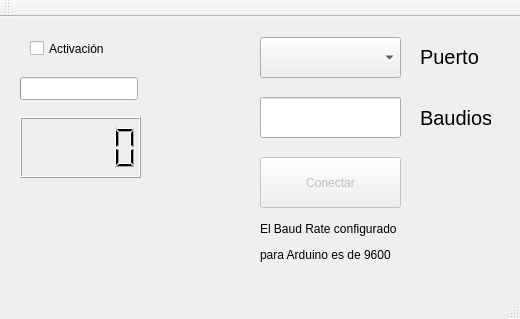
<?xml version="1.0" encoding="UTF-8"?>
<ui version="4.0">
 <class>MainWindow</class>
 <widget class="QMainWindow" name="MainWindow">
  <property name="geometry">
   <rect>
    <x>0</x>
    <y>0</y>
    <width>520</width>
    <height>319</height>
   </rect>
  </property>
  <property name="windowTitle">
   <string>MainWindow</string>
  </property>
  <widget class="QWidget" name="centralWidget">
   <widget class="QComboBox" name="comboBox">
    <property name="geometry">
     <rect>
      <x>260</x>
      <y>20</y>
      <width>141</width>
      <height>41</height>
     </rect>
    </property>
   </widget>
   <widget class="QLineEdit" name="baud">
    <property name="geometry">
     <rect>
      <x>260</x>
      <y>80</y>
      <width>141</width>
      <height>41</height>
     </rect>
    </property>
   </widget>
   <widget class="QLabel" name="label">
    <property name="geometry">
     <rect>
      <x>420</x>
      <y>29</y>
      <width>71</width>
      <height>21</height>
     </rect>
    </property>
    <property name="font">
     <font>
      <pointsize>15</pointsize>
     </font>
    </property>
    <property name="text">
     <string>Puerto</string>
    </property>
   </widget>
   <widget class="QLabel" name="label_2">
    <property name="geometry">
     <rect>
      <x>420</x>
      <y>90</y>
      <width>71</width>
      <height>21</height>
     </rect>
    </property>
    <property name="font">
     <font>
      <pointsize>15</pointsize>
     </font>
    </property>
    <property name="text">
     <string>Baudios</string>
    </property>
   </widget>
   <widget class="QPushButton" name="pushButton_3">
    <property name="enabled">
     <bool>false</bool>
    </property>
    <property name="geometry">
     <rect>
      <x>260</x>
      <y>140</y>
      <width>141</width>
      <height>51</height>
     </rect>
    </property>
    <property name="text">
     <string>Conectar</string>
    </property>
    <property name="checkable">
     <bool>true</bool>
    </property>
    <property name="checked">
     <bool>false</bool>
    </property>
   </widget>
   <widget class="QLabel" name="label_3">
    <property name="geometry">
     <rect>
      <x>260</x>
      <y>200</y>
      <width>161</width>
      <height>51</height>
     </rect>
    </property>
    <property name="font">
     <font>
      <pointsize>15</pointsize>
     </font>
    </property>
    <property name="text">
     <string>&lt;html&gt;&lt;head/&gt;&lt;body&gt;&lt;p&gt;&lt;span style=&quot; font-size:9pt;&quot;&gt;El Baud Rate configurado &lt;/span&gt;&lt;/p&gt;&lt;p&gt;&lt;span style=&quot; font-size:9pt;&quot;&gt;para Arduino es de 9600&lt;/span&gt;&lt;/p&gt;&lt;/body&gt;&lt;/html&gt;</string>
    </property>
    <property name="textFormat">
     <enum>Qt::AutoText</enum>
    </property>
    <property name="margin">
     <number>0</number>
    </property>
    <property name="indent">
     <number>0</number>
    </property>
   </widget>
   <widget class="QCheckBox" name="checkBox">
    <property name="geometry">
     <rect>
      <x>30</x>
      <y>20</y>
      <width>91</width>
      <height>23</height>
     </rect>
    </property>
    <property name="text">
     <string>Activación</string>
    </property>
   </widget>
   <widget class="QProgressBar" name="progressBar">
    <property name="geometry">
     <rect>
      <x>20</x>
      <y>60</y>
      <width>118</width>
      <height>23</height>
     </rect>
    </property>
    <property name="maximum">
     <number>1023</number>
    </property>
    <property name="value">
     <number>-1</number>
    </property>
   </widget>
   <widget class="QLCDNumber" name="lcdNumber">
    <property name="geometry">
     <rect>
      <x>20</x>
      <y>100</y>
      <width>121</width>
      <height>61</height>
     </rect>
    </property>
   </widget>
  </widget>
  <widget class="QMenuBar" name="menuBar">
   <property name="geometry">
    <rect>
     <x>0</x>
     <y>0</y>
     <width>520</width>
     <height>22</height>
    </rect>
   </property>
  </widget>
  <widget class="QToolBar" name="mainToolBar">
   <attribute name="toolBarArea">
    <enum>TopToolBarArea</enum>
   </attribute>
   <attribute name="toolBarBreak">
    <bool>false</bool>
   </attribute>
  </widget>
  <widget class="QStatusBar" name="statusBar"/>
 </widget>
 <layoutdefault spacing="6" margin="11"/>
 <resources/>
 <connections/>
</ui>
